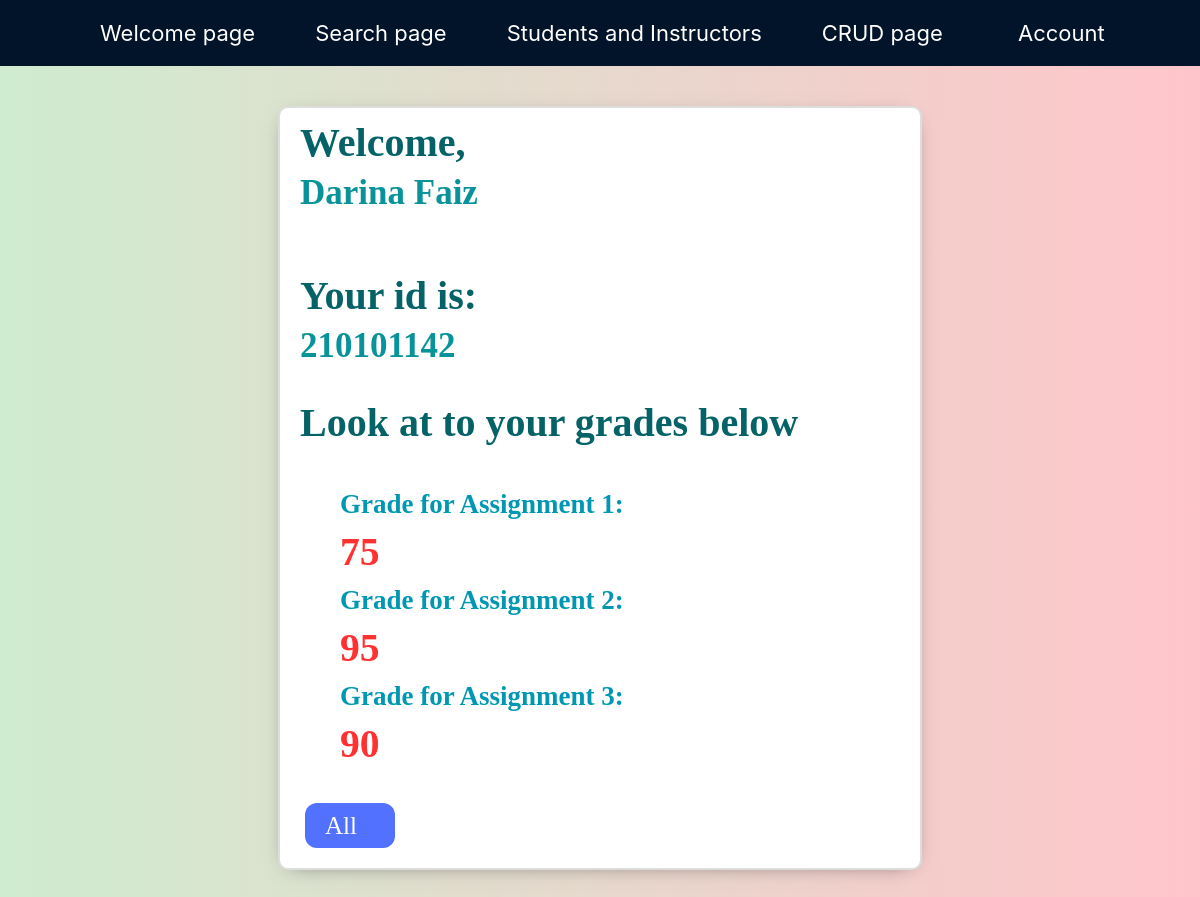
Screenshot of /show_result/2/ with the database file from the repository.
### sdudent/models.py (models this page shows)
class Student(models.Model):
    student_id = models.IntegerField(verbose_name='Student ID')
    firstname = models.CharField(max_length=255, verbose_name='First Name')
    lastname = models.CharField(max_length=255, verbose_name='Last Name')
    faculty = models.CharField(max_length=255, verbose_name='Faculty')
    student_gpa = models.FloatField(verbose_name='GPA')

class Grades(models.Model):
    student = models.ForeignKey(Student, on_delete=models.CASCADE)
    assignment_1 = models.IntegerField()
    assignment_2 = models.IntegerField()
    assignment_3 = models.IntegerField()

### sdudent/views.py (the view)
# urls.py: path('show_result/<int:pk>/', views.show_result, name='show_result'),
def show_result(request, pk):
    grades = get_object_or_404(Grades, pk=pk)
    student_info = get_object_or_404(Student, pk=pk)
    return render(request, 'show_result.html', {'student_info': student_info, 'grades':grades})

### sdudent/templates/show_result.html (shortened to what this page needs)
<!DOCTYPE html>
<html>
  <head>
  </head>
  <body>
    <nav>
      <a style="margin-left: 100px" href="{% url 'sdudent'%}">Welcome page</a>
      <a href="{% url 'index'%}">Search page</a>
      <a href="{% url 'all_members'%}">Students and Instructors</a>
      <a href="{% url 'home'%}">CRUD page</a>
      <div class="welcome-div">
        <div class="dropdown">
          <a href="{% url 'register'%}">Account</a>
        </div>
      </div>
    </nav>
    {% block content %}
    <main>
        <h1>Welcome, <p>{{student_info.firstname}} {{student_info.lastname}}</p></h1>
      <div><h1>Your id is:<p>{{student_info.student_id}}</p></h1>
      </div>
      <h1>Look at to your grades below</h1>
      <ul>
        <h2>
          Grade for Assignment 1:
          <h2 class="grade">{{grades.assignment_1}}</h2>
        </h2>
        <h2>
          Grade for Assignment 2:
          <h2 class="grade">{{grades.assignment_2}}</h2>
        </h2>
        <h2>
          Grade for Assignment 3:
          <h2 class="grade">{{grades.assignment_3}}</h2>
        </h2>
      </ul>
      <a class="all-link" href="{% url 'home' %}">All</a>
    </main>
    {% endblock %}
  </body>
</html>

### sdudent/templates/show_result.html (style rules this page uses)
body { display: flex; flex-direction: column; justify-content: center; align-items: center; margin: 0; background: linear-gradient(90deg, #cfecd0, #ffc5ca); }
main { display: flex; line-height: 15px; flex-direction: column; position: relative; padding: 0 20px 20px 20px; width: 600px; height: auto; margin-bottom: 40px; border-radius: 10px; background-color: #fff; border: 2px solid #ddd; font-size: 18px; overflow: hidden; box-shadow: 0 4px 21px -12px rgba(0, 0, 0, 0.66); transition: box-shadow 0.2s ease, transform 0.2s ease; }
h1 { font-size: 40px; font-weight: 600; color: #056367; }
h2 { font-size: 1.5em; font-weight: 600; color: #0097B2; }
.grade { font-size: 2.2em; font-weight: 600; color: #FF3131; }
p { font-size: 35px; font-weight: 600; color: #079399; }
.all-link { width: 50px; color: #fff; font-size: 25px; cursor: pointer; text-decoration: none; padding: 15px 20px; background-color: #5271ff; border-radius: 12px; margin: 0 5px 0 5px; }
nav { background-color: #011429; display: flex; width: 100%; flex-direction: row; align-items: center; margin-bottom: 40px; }
nav a { font-size: 22px; color: #fff; margin: 20px 30px; text-decoration: none; position: relative; font-family: -apple-system, BlinkMacSystemFont, "Segoe UI", "Roboto", "Oxygen", "Ubuntu", "Cantarell", "Fira Sans", "Droid Sans", "Helvetica Neue", sans-serif; }
nav a::after { content: ""; display: block; height: 2px; width: 0; background-color: #1fb6ff; transition: width 0.3s ease-in-out; position: absolute; bottom: 0; left: 0; }
.dropdown { position: relative; display: inline-block; float: right; margin-left: auto; margin-right: auto; }
.welcome-div { display: flex; direction: row; align-items: center; float: right; margin-left: auto; margin-right: auto; }

### rows the page displays
Student: firstname "Darina", lastname "Faiz", student_id "210101142"
Grades: assignment_1 "75", assignment_2 "95", assignment_3 "90"
